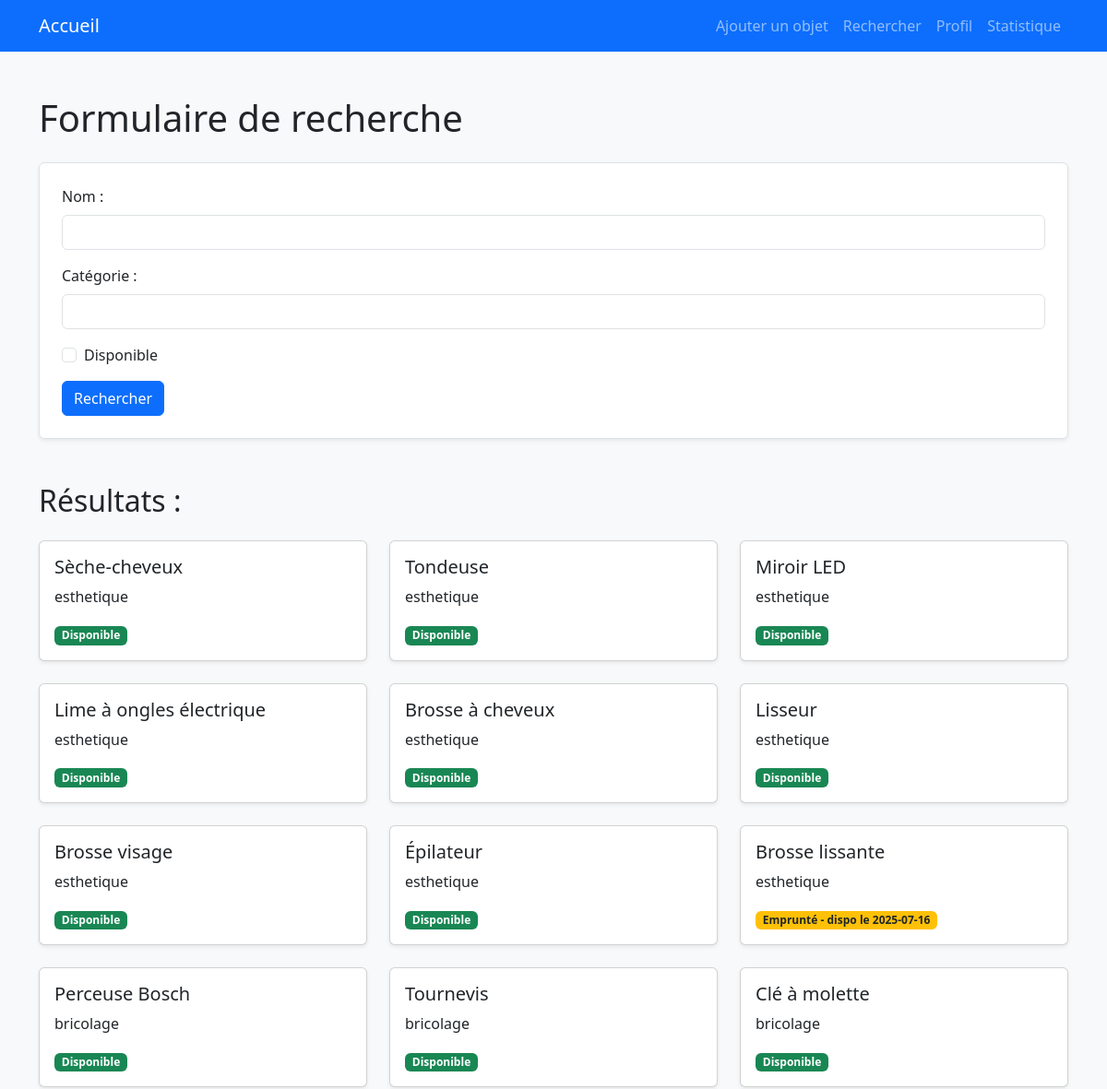
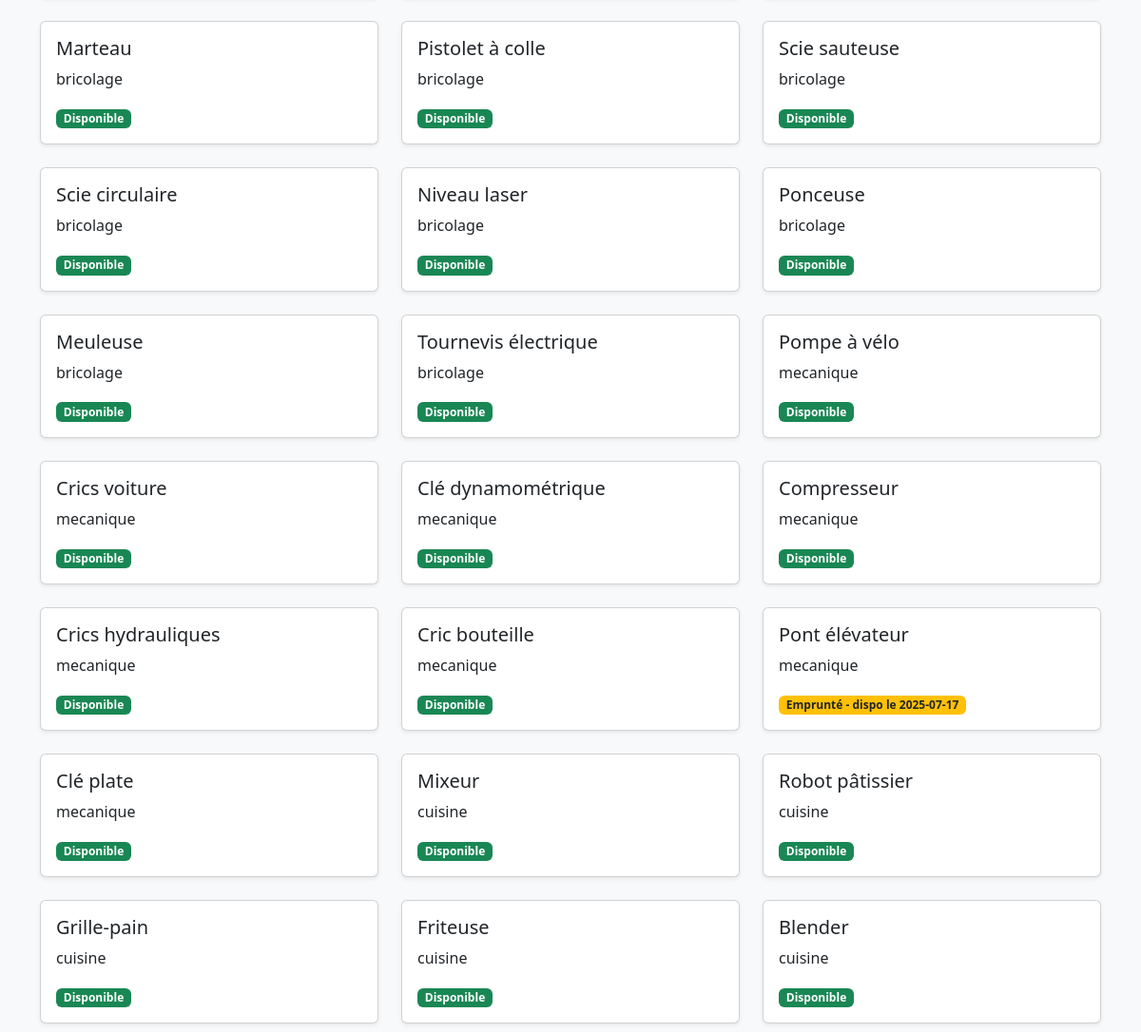
Page /pages/recherche.php?oui=1 (upper part) on the earlier database version (2 pictures, top to bottom).
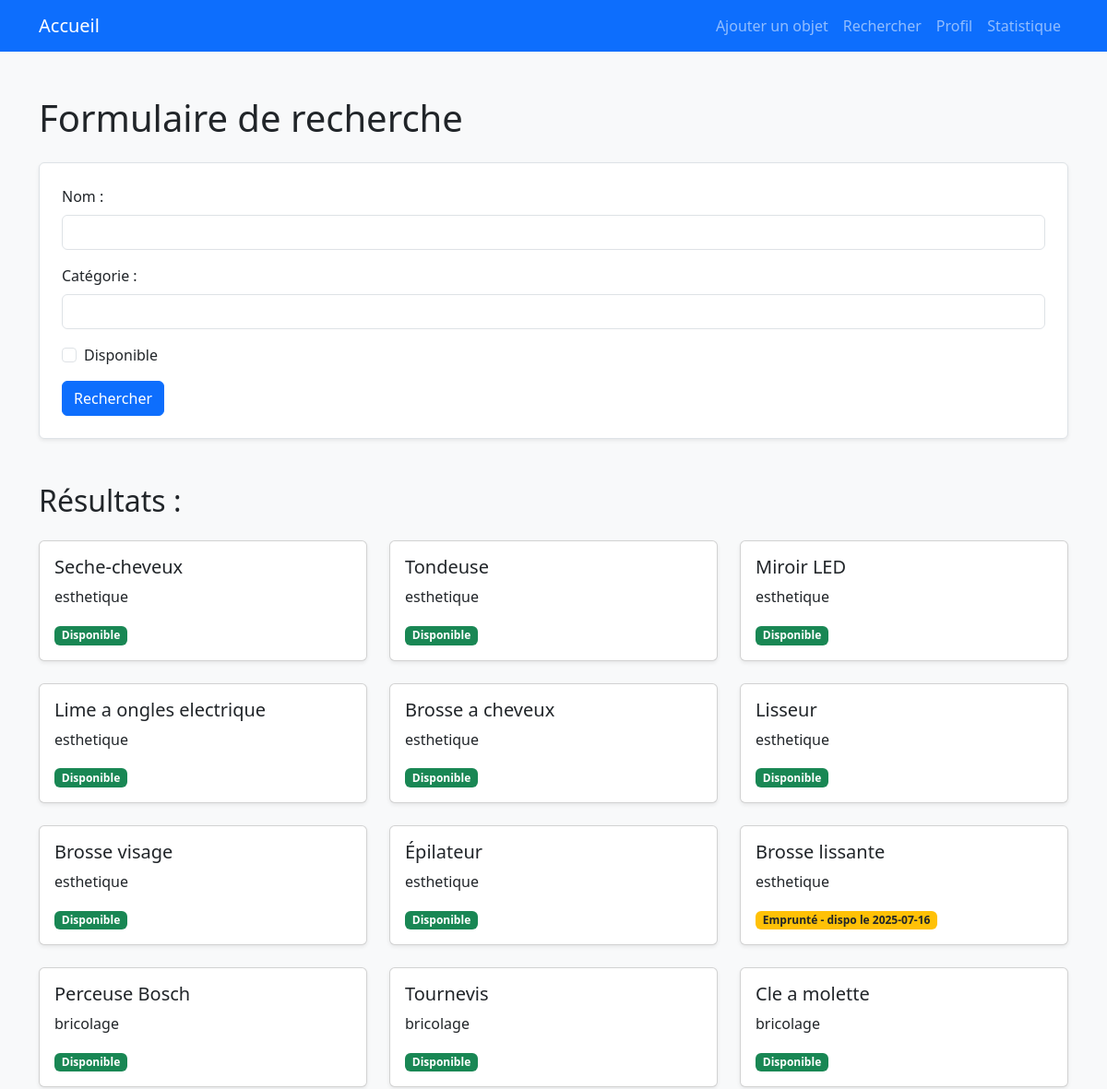
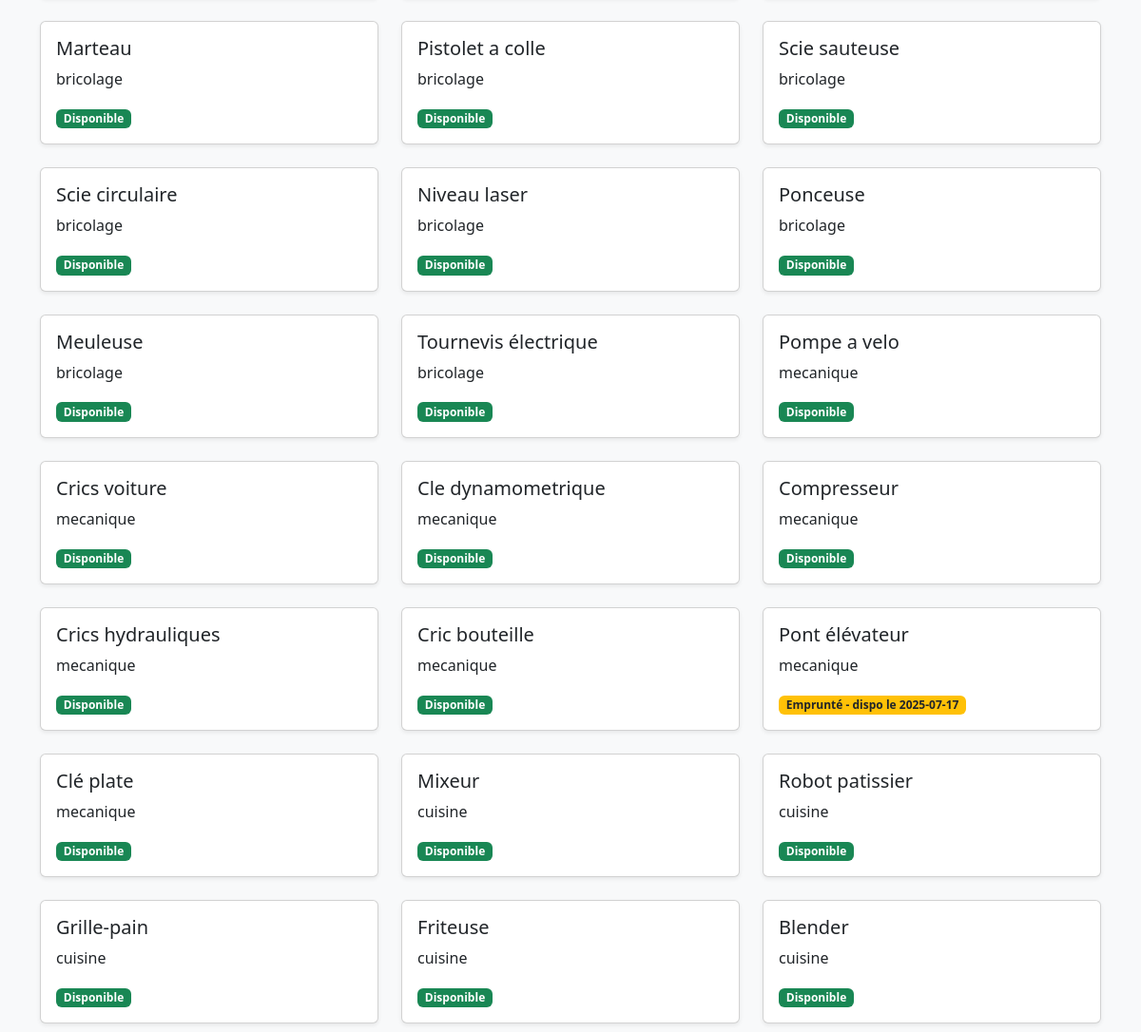
Same page on the later database version (2 pictures, top to bottom).
### tables this page shows
CREATE TABLE obj_objet(
    id_objet INT AUTO_INCREMENT  PRIMARY KEY,
    nom_objet VARCHAR(50),
    id_categorie INT,
    id_membre INT,
    FOREIGN KEY (id_membre) REFERENCES obj_membres(id_membre),
    FOREIGN KEY (id_categorie) REFERENCES obj_categorie_objet(id_categorie)
);

CREATE TABLE obj_categorie_objet(
    id_categorie INT AUTO_INCREMENT  PRIMARY KEY,
    nom_categorie VARCHAR(50)
);

### inc/base.php (called while the page is built)
<?php
    function base() {
        return mysqli_connect("localhost" ,"root","","objet");
    }

### pages/recherche.php (the view, shortened to what this page needs)
<?php
include("../inc/function.php");
$nom = NULL;
$categorie = NULL;
$disponible = 0;
$resultat = null;
if (isset($_GET["oui"])) {
    $resultat = recherche($nom, $categorie, $disponible);
}
?>
<!DOCTYPE html>
<html lang="fr">
<head>
    <?= $bootstrap ?>
</head>
<body class="bg-light">
    <?php include("../inc/nav.php");?>
    <div class="container mt-5">
        <h1 class="mb-4">Formulaire de recherche</h1>
        <form action="recherche.php?oui=1" method="post" class="border p-4 rounded shadow-sm bg-white">
            <div class="mb-3">
                <label for="nom" class="form-label">Nom :</label>
                <input type="text" name="nom" id="nom" class="form-control">
            </div>
            <div class="mb-3">
                <label for="categorie" class="form-label">Catégorie :</label>
                <input type="text" name="categorie" id="categorie" class="form-control">
            </div>
            <div class="form-check mb-3">
                <input class="form-check-input" type="checkbox" name="disponible" value="1" id="disponible">
                <label class="form-check-label" for="disponible">
                    Disponible
                </label>
            </div>
            <button type="submit" class="btn btn-primary">Rechercher</button>
        </form>
        <?php
        if (isset($_GET["oui"])) {
            echo "<div class='mt-5'>";
            if ($resultat && mysqli_num_rows($resultat) > 0) {
                echo "<h2 class='mb-4'>Résultats :</h2>";
                echo "<div class='row row-cols-1 row-cols-md-2 row-cols-lg-3 g-4'>";
                while ($data = mysqli_fetch_assoc($resultat)) { ?>
                    <div class="col">
                        <div class="card shadow-sm h-100">
                            <div class="card-body">
                                <h5 class="card-title"><?= $data['nom_objet'] ?></h5>
                                <p class="card-text"><?= $data['nom_categorie'] ?></p>
                                <?php if (enCours($data['id_objet']) == '0') { ?>
                                    <span class="badge bg-success">Disponible</span>
                                <?php } else { ?>
                                    <span class="badge bg-warning text-dark">
                                        Emprunté - dispo le <?= enCours($data['id_objet']) ?>
                                    </span>
                                <?php } ?>
                            </div>
                        </div>
                    </div>
                <?php }
                echo "</div>";
            } else {
                echo "<p class='mt-4 alert alert-info'>Aucun résultat trouvé.</p>";
            }
            echo "</div>";
        }
        ?>
    </div>
</body>
</html>

Differences in the rows shown:
changed obj_objet: nom_objet "Sèche-cheveux" → "Seche-cheveux"
changed obj_objet: nom_objet "Lime à ongles électrique" → "Lime a ongles electrique"
changed obj_objet: nom_objet "Brosse à cheveux" → "Brosse a cheveux"
changed obj_objet: nom_objet "Clé à molette" → "Cle a molette"
changed obj_objet: nom_objet "Pistolet à colle" → "Pistolet a colle"
changed obj_objet: nom_objet "Pompe à vélo" → "Pompe a velo"
changed obj_objet: nom_objet "Clé dynamométrique" → "Cle dynamometrique"
changed obj_objet: nom_objet "Robot pâtissier" → "Robot patissier"
